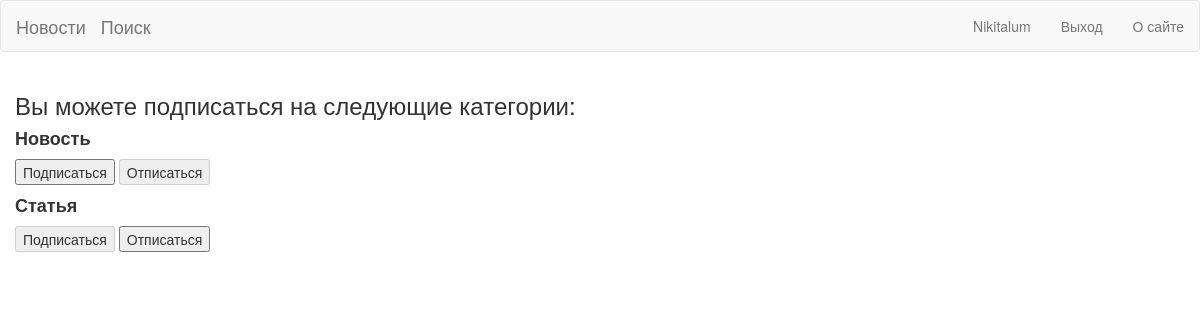
/subscriptions (signed in), run on an earlier commit of the app's database.
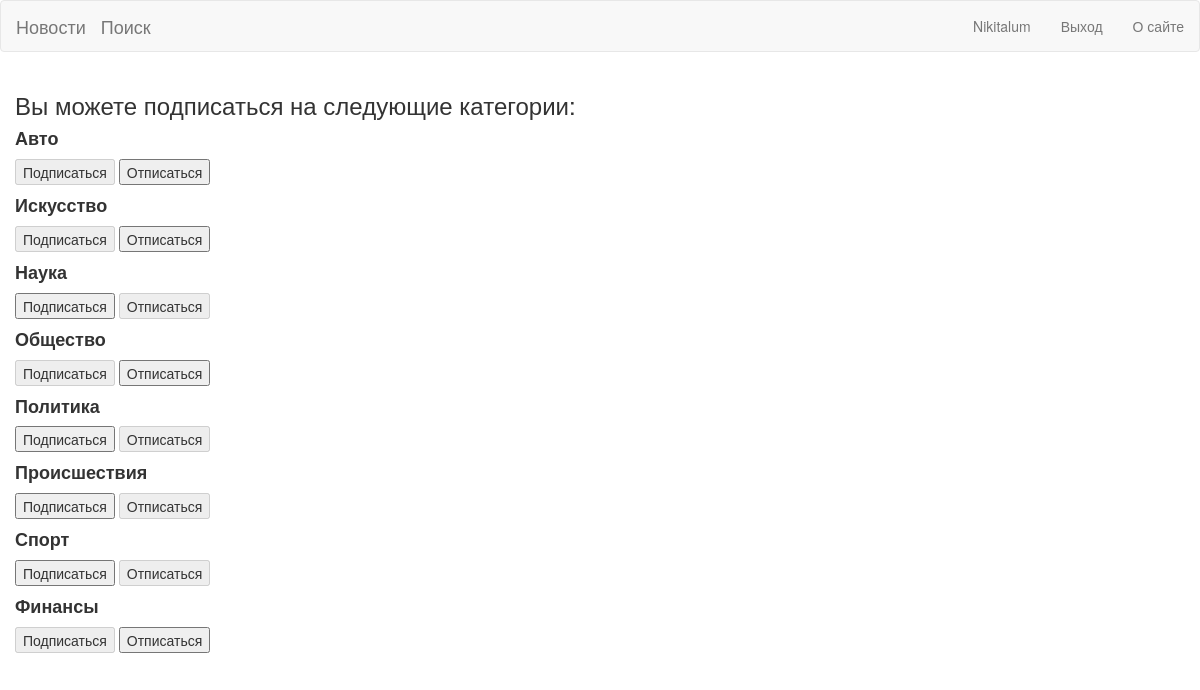
And on a later commit of the database.
### News_app/models.py (models this page shows, shortened)
class Category(models.Model):
    name = models.CharField(max_length=100, unique=True)
    subscribers = models.ManyToManyField(User,related_name='categories', through='Subscriber')

### News_app/views.py (the view, shortened to what this page needs)
# urls.py: path('subscriptions', subscribe, name='subscriptions')
@login_required
@csrf_protect
def subscribe(request):
    categories_with_subscriptions = Category.objects.annotate(
        user_subscribed=Exists(
            Subscriber.objects.filter(
                user=request.user,
                category=OuterRef('pk'),
            )
        )
    ).order_by('name')
    return render(
        request,
        'flatpages/subscriptions.html',
        {'categories': categories_with_subscriptions},
    )

### templates/flatpages/subscriptions.html (shortened to what this page needs)
{% extends 'flatpages/default.html' %}
{% block content %}
<h3>Вы можете подписаться на следующие категории:</h3>
    {% for category in categories  %}
        <p>
            <h4><b>{{ category.name }}</b></h4>
            <form method="post">
                {% if category.user_subscribed %}
                    <button disabled>Подписаться</button>
                    <button name="action" value="unsubscribe">Отписаться</button>
                {% else %}
                    <button name="action" value="subscribe">Подписаться</button>
                    <button disabled>Отписаться</button>
                {% endif %}
            </form>
        </p>
    {% endfor %}
{% endblock content %}

### templates/flatpages/default.html (shortened to what this page needs)
<!doctype html>
<html lang="en">
<head>
    {% load static %}
    <link href="{% static 'css/bootstrap.min.css' %}" rel="stylesheet" />
</head>
<body>
    <div class="main-panel" >
        <nav class="navbar navbar-default navbar-fixed">
            <div class="container-fluid" >
                <div class="navbar-header">
                    <a class="navbar-brand" href="{% url 'articles_list' %}">Новости</a>
                    <a class="navbar-brand" href="{% url 'search' %}">Поиск</a>
                </div>
                <ul class="nav navbar-nav navbar-right">
                    {% if user.is_authenticated %}
                    <li><a href="{% url 'subscriptions' %}"> {{ user.username }} </a></li>
                    <li class="nav-item"><a class="nav-link active" aria-current="page" href="{% url 'logout' %}">Выход</a></li>
                    {% endif %}
                    <li><a href="{% url 'about' %}"> О сайте</a></li>
                </ul>
            </div>
        </nav>
    </div>
<div class="content">
    <div class="container-fluid">
                <div class="row">
                    <div class="col-md-12">
                        <div class="card card-plain">
                            {% block content %}{% endblock %}
                            </div>
                        </div>
                </div>
        </div>
    </div>
</body>
</html>

What changed in the data, as far as the page shows it:
added Category: name "Авто", shows "Подписаться"
added Category: name "Искусство", shows "Подписаться"
changed Category: name "Статья" → "Наука"; moves up the list
added Category: name "Общество", shows "Подписаться"
changed Category: name "Новость" → "Политика"
added Category: name "Происшествия", shows "Подписаться"
added Category: name "Спорт", shows "Подписаться"
added Category: name "Финансы", shows "Подписаться"
